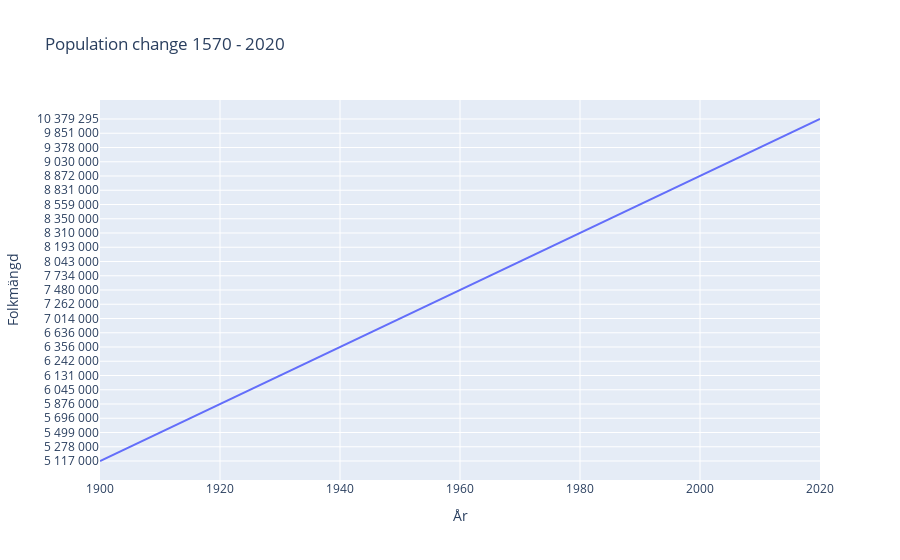

The notebook cell saved with this chart:
### Markdown cell above
# e) 
Draw a graph of population data from 1570-2020.

### Code cell
import plotly_express as px 

fig = px.line(merge_year, x="År", y="Folkmängd", title="Population change 1570 - 2020")
                 
fig.show()
